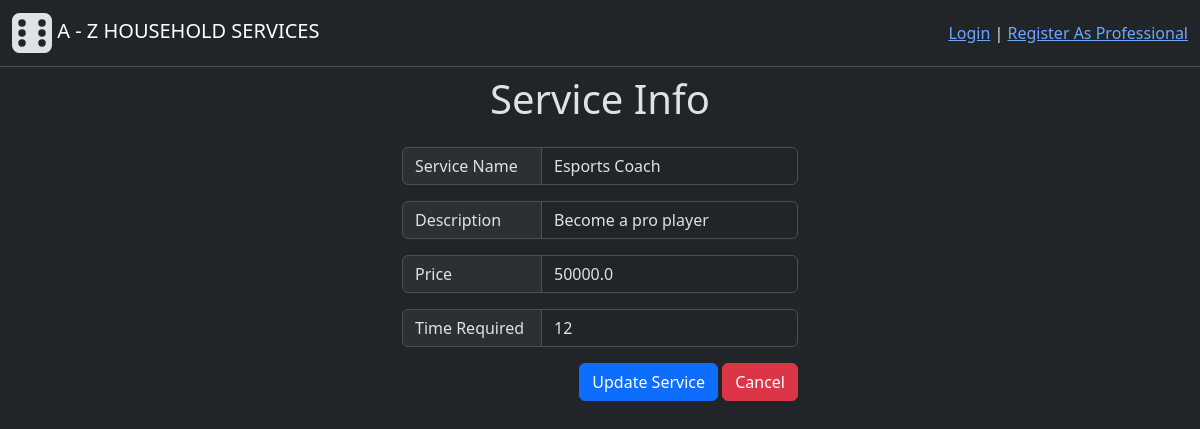
The app's page /edit_service/2 with its own data.
### backend/modals.py (models this page shows, shortened)
class Service(db.Model):
    id = db.Column(db.Integer(), primary_key=True)
    name = db.Column(db.String(30),unique=True, nullable=False)
    desc = db.Column(db.String(500), nullable=False)
    time_required = db.Column(db.Integer(), nullable=False) # Time required (in Hrs)
    price = db.Column(db.Float(), nullable=False)
    status = db.Column(db.Integer(), nullable=False, default=1) # 0-inactive, 1-active
    service_requests = db.relationship("ServiceRequest", cascade="all, delete", backref="services", lazy=True) # For accessing all the service requests having common service

### backend/controllers.py (the view, shortened to what this page needs)
@app.route("/edit_service/<service_id>", methods=["GET", "POST"])
def edit_service(service_id):
    service = get_service_obj(service_id) # 0:None, Other than 0:means data present therfore UPDATE
    return render_template("edit_service.html", service=service)

### backend/controllers.py (called while the page is built)
def get_service_obj(service_id):
    obj = Service.query.filter_by(id=service_id).first()
    return obj

### templates/edit_service.html (shortened to what this page needs)
{% extends "base.html" %}
{% block content %}
    <h1 class="text-center mt-2"> Service Info </h1>
    <div class="d-flex flex-column  align-items-center mt-4">
        <form action="/edit_service/{{service.id}}" method="POST">
            <div class="input-group mb-3">
                <span class="input-group-text width-140" >Service Name</span>
                <input type="text" class="form-control" name="name" value="{{service.name}}">
            </div>
            <div class="input-group mb-3">
                <span class="input-group-text width-140" >Description</span>
                <input type="text" class="form-control" name="desc" value="{{service.desc}}">
            </div>
            <div class="input-group mb-3">
                <span class="input-group-text width-140" >Price</span>
                <input type="text" class="form-control" name="price" value="{{service.price}}">
            </div>
            <div class="input-group mb-3">
                <span class="input-group-text width-140" >Time Required</span>
                <input type="text" class="form-control" name="time_required" value="{{service.time_required}}">
            </div>
            <div class="text-end">
                <button type="submit" class="btn btn-primary ">Update Service</button>
                <a href="{{ url_for('admin_page') }}"><button type="button" class="btn btn-danger">Cancel</button></a>
            </div>
        </form>
    </div>
{% endblock %}

### static/styles/general.css (style rules this page uses)
.width-140 { width: 140px; }

### records on screen
Service: name "Esports Coach", desc "Become a pro player", price "50000.0", time_required "12"
